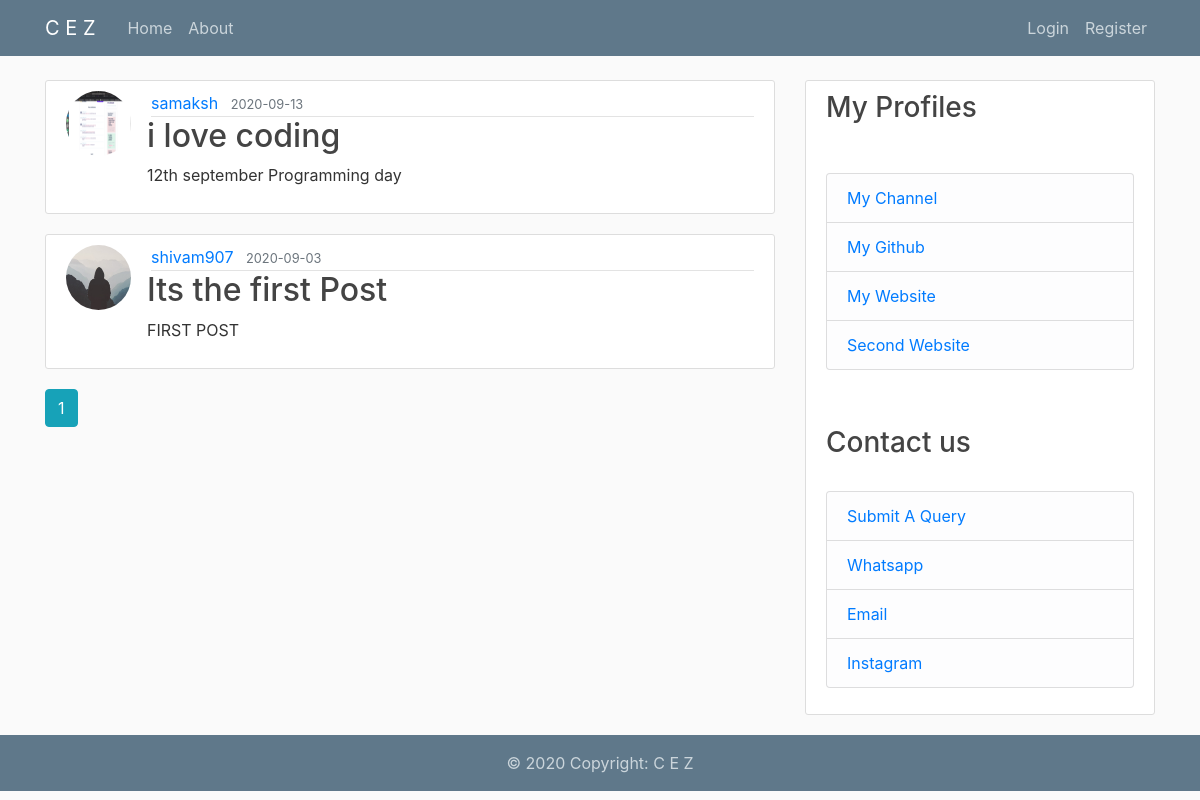
The page /home on the database its author committed.
### flaskblog/models.py (models this page shows, shortened)
class Post(db.Model):
    id = db.Column(db.Integer, primary_key=True)
    title = db.Column(db.String(100), nullable=False)
    date_posted = db.Column(db.DateTime, nullable=False, default=datetime.utcnow)
    content = db.Column(db.Text, nullable=False)
    user_id = db.Column(db.Integer, db.ForeignKey('user.id'), nullable=False)

class User(db.Model, UserMixin):
    id = db.Column(db.Integer, primary_key=True)
    username = db.Column(db.String(20), unique=True, nullable=False)
    email = db.Column(db.String(120), unique=True, nullable=False)
    image_file = db.Column(db.String(20), nullable=False, default='default.jpg')
    img_file = db.Column(db.String(20))
    password = db.Column(db.String(60), nullable=False)
    posts = db.relationship('Post', backref='author', lazy=True)

### flaskblog/routes.py (the view)
@app.route("/")
@app.route("/home")
def home():
    page = request.args.get('page', 1, type=int)
    posts = Post.query.order_by(Post.date_posted.desc()).paginate(page=page, per_page=5)
    return render_template('home.html', posts=posts)

### flaskblog/templates/home.html
{% extends "layout.html" %}
{% block content %}
{% for post in posts.items %}
        <article class="media content-section">
          <img class="rounded-circle article-img" src="{{ url_for('static', filename='profile_pics/' + post.author.image_file) }}">
          <div class="media-body">
            <div class="article-metadata">
              <a class="mr-2" href="{{ url_for('user_posts', username=post.author.username) }}">{{ post.author.username }}</a>
              <small class="text-muted">{{ post.date_posted.strftime('%Y-%m-%d') }}</small>
            </div>
            <h2><a class="article-title" href="{{ url_for('post', post_id=post.id) }}">{{ post.title }}</a></h2>
            <p class="article-content">{{ post.content }}</p>
          </div>
        </article>
    {% endfor %}
    {% for page_num in posts.iter_pages(left_edge=1, right_edge=1, left_current=1, right_current=2) %}
      {% if page_num %}
        {% if posts.page == page_num %}
          <a class="btn btn-info mb-4" href="{{ url_for('home', page=page_num) }}">{{ page_num }}</a>
        {% else %}
          <a class="btn btn-outline-info mb-4" href="{{ url_for('home', page=page_num) }}">{{ page_num }}</a>
        {% endif %}
      {% else %}
        ...
      {% endif %}
    {% endfor %}
{% endblock content %}

### flaskblog/templates/layout.html (shortened to what this page needs)
<!DOCTYPE html>
<html>
<head>
    <link rel="stylesheet" href="https://maxcdn.bootstrapcdn.com/bootstrap/4.0.0/css/bootstrap.min.css">
    <link rel="stylesheet" type="text/css" href="{{ url_for('static', filename='main.css') }}">
</head>
<body>
    <header class="site-header">
        <nav class="navbar navbar-expand-md navbar-dark bg-steel fixed-top">
            <div class="container">
                <a class="navbar-brand mr-4" href="/">
                    C E Z</a>
                <div class="collapse navbar-collapse" id="navbarToggle">
                    <div class="navbar-nav mr-auto">
                        <a class="nav-item nav-link" href="{{ url_for('home') }}">Home</a>
                        <a class="nav-item nav-link" href="{{ url_for('about') }}">About</a>
                    </div>
                    <div class="navbar-nav">
                        {% if current_user.is_authenticated %}
                        <a class="nav-item nav-link" href="{{ url_for('new_post') }}">New Post</a>
                        <a class="nav-item nav-link" href="{{ url_for('account') }}">Profile</a>
                        <a class="nav-item nav-link" href="{{ url_for('logout') }}">Logout</a> {% else %}
                        <a class="nav-item nav-link" href="{{ url_for('login') }}">Login</a>
                        <a class="nav-item nav-link" href="{{ url_for('register') }}">Register</a> {% endif %}
                    </div>
                </div>
            </div>
        </nav>
    </header>
    <main role="main" class="container">
        <div class="row">
            <div class="col-md-8">
                 {% block content %}{% endblock %}
            </div>
            <div class="col-md-4">
                <div class="content-section">
                    <h3>My Profiles</h3><br>
                    <p class='text-muted'>
                        <ul class="list-group">
                            <li class="list-group-item list-group-item-light"><a href="https://www.youtube.com/creativeexpertz">My Channel</a></li>
                            <li class="list-group-item list-group-item-light"><a href="https://github.com/shivam907">My Github</a></li>
                            <li class="list-group-item list-group-item-light"><a href="{{ url_for('site') }}">My Website</a></li>
                            <li class="list-group-item list-group-item-light"><a href="https://ceziot.tech">Second Website</a></li>
                        </ul>
                    </p>
                    <br>
                    <p class='text-muted'>
                        <h3>Contact us</h3><br>
                        <ul class="list-group">
                            <li class="list-group-item list-group-item-light"><a href="{{ url_for('contact') }}">Submit A Query</a></li>
                            <li class="list-group-item list-group-item-light"><a href="http://wa.me/+918968969929">Whatsapp</a></li>
                            <li class="list-group-item list-group-item-light"><a href="mailto:shivam@cez.co.in">Email</a></li>
                            <li class="list-group-item list-group-item-light"><a href="https://instagram.com/creativeexpertz">Instagram</a></li>
                        </ul>
                    </p>
                </div>
            </div>
        </div>
    </main>
    <footer class="page-footer font-small blue" style="background-color: #5f788a">
        <div class="footer-copyright text-center py-3 fot">© 2020 Copyright:
            <a class="fotlink" href="https://cez.co.in/"> C E Z</a>
        </div>
    </footer>
</body>
</html>

### flaskblog/static/main.css (style rules this page uses)
body { background: #fafafa; color: #333333; margin-top: 5rem; }
h1, h2, h3, h4, h5, h6 { color: #444444; }
.bg-steel { background-color: #5f788a; }
.site-header .navbar-nav .nav-link { color: #cbd5db; }
.content-section { background: #ffffff; padding: 10px 20px; border: 1px solid #dddddd; border-radius: 3px; margin-bottom: 20px; }
.article-title { color: #444444; }
.article-content { white-space: pre-line; }
.article-img { height: 65px; width: 65px; margin-right: 16px; }
.article-metadata { padding-bottom: 1px; margin-left: 4px; border-bottom: 1px solid #e3e3e3 }
.fot { color: #cbd5db; }
.fotlink { color: #cbd5db; }

### flaskblog/templates/layout.html (style rules this page uses)
img { width: 40px; height: 40px; }

### rows shown on the page
Post: image_file (picture), author.username "samaksh", date_posted "2020-09-13", title "i love coding", content "12th september Programming day"
Post: image_file (placeholder picture), author.username "shivam907", date_posted "2020-09-03", title "Its the first Post", content "FIRST POST"

### other values the page prints
{{ page_num }} "1"
